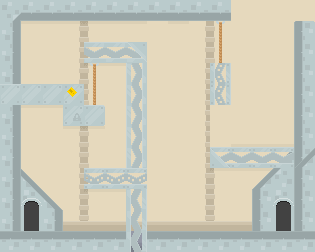

Tiled map render using the project's own tile images. Description and the whole map definition, tile-layer contents included, below:
An orthogonal 15x12 tile map with 21x21 px tiles, 5 tile layers (farground, background, interactive, platform, ...) and 21 objects (exit, begin, switch, enemyStop1, enemyBegin, ...).

<map version="1.0" orientation="orthogonal" renderorder="right-down" width="15" height="12" tilewidth="21" tileheight="21" nextobjectid="33">
 <tileset firstgid="1" name="pixel" tilewidth="21" tileheight="21" spacing="2" margin="2" tilecount="900" columns="30">
  <image source="../images/pixel.png" width="692" height="692" />
 </tileset>
 <layer name="farground" width="15" height="12">
  <data encoding="csv">
695,695,695,693,691,695,695,695,695,696,691,692,692,692,692,
695,722,722,723,721,722,722,692,722,693,691,692,692,692,692,
695,692,692,693,691,692,692,692,692,693,691,692,692,692,692,
695,692,692,693,721,722,692,692,692,693,692,692,692,692,692,
695,695,695,693,691,692,692,692,692,693,692,692,692,692,692,
695,722,722,693,691,692,692,692,692,693,692,692,692,692,692,
695,692,692,723,721,692,692,692,692,693,692,3221226194,3221226194,3221226194,3221226194,
0,692,692,693,691,692,692,692,692,693,692,692,692,692,725,
0,692,692,693,691,692,692,692,692,693,721,722,722,695,725,
725,692,692,693,721,722,692,692,692,693,691,692,0,695,725,
725,755,695,753,751,752,752,752,752,753,751,752,755,756,725,
755,755,755,755,755,755,755,755,755,755,755,755,755,755,755
</data>
 </layer>
 <layer name="background" width="15" height="12">
  <data encoding="csv">
0,0,0,0,0,0,0,0,0,0,0,0,0,0,0,
0,0,0,0,0,0,0,0,0,0,0,0,0,0,0,
0,0,0,0,0,0,0,0,0,0,0,0,0,0,0,
0,0,0,0,0,0,0,0,0,0,0,0,0,0,0,
0,0,0,0,0,0,0,0,0,0,0,0,0,0,0,
0,0,0,0,0,0,0,0,0,0,0,0,0,0,0,
0,0,0,0,0,0,0,0,0,0,0,0,0,0,0,
1073742162,0,0,0,0,0,0,0,0,0,0,0,0,307,304,
338,2684354867,0,0,0,0,0,0,0,0,0,0,307,337,0,
0,338,2684354867,0,0,0,0,0,0,0,0,0,1610613040,333,0,
0,333,2684354864,0,0,0,0,0,0,0,0,0,1610613040,333,0,
0,0,0,0,0,0,0,0,0,0,0,0,0,0,0
</data>
 </layer>
 <layer name="interactive" width="15" height="12">
  <data encoding="csv">
0,0,0,0,0,0,0,0,0,0,0,0,0,0,0,
0,0,0,0,0,0,0,0,0,0,0,0,0,0,0,
0,0,0,0,0,0,0,0,0,0,0,0,0,0,0,
0,0,0,0,0,0,0,0,0,0,0,0,0,0,0,
0,0,0,0,0,0,0,0,0,0,0,0,0,0,0,
0,0,0,0,0,0,0,0,0,0,0,0,0,0,0,
0,0,0,0,0,0,0,0,0,0,0,0,0,0,0,
0,0,0,0,0,0,0,0,0,0,0,0,0,0,0,
0,0,0,0,0,0,0,0,0,0,0,0,0,0,0,
0,137,0,0,0,0,0,0,0,0,0,0,0,137,0,
0,138,0,0,0,0,0,0,0,0,0,0,0,138,0,
0,0,0,0,0,0,0,0,0,0,0,0,0,0,0
</data>
 </layer>
 <layer name="platform" width="15" height="12">
  <data encoding="csv">
3221225809,3221225776,3221225776,3221225776,3221225776,3221225776,3221225776,3221225776,3221225776,3221225776,3221225776,0,0,0,0,
2684354864,0,0,0,0,0,0,0,0,0,0,0,0,0,1610613041,
2684354864,0,0,0,796,796,796,0,0,0,0,0,0,0,1610613040,
2684354864,0,0,0,0,0,1610613532,0,0,0,2684355385,0,0,0,1610613040,
737,766,766,767,0,0,1610613532,0,0,0,2684355385,0,0,0,1610613040,
2684354864,0,0,768,738,0,1610613532,0,0,0,0,0,0,0,1610613040,
2684354864,0,0,0,0,0,1610613532,0,0,0,0,0,0,0,1610613040,
2684354864,0,0,0,0,0,1610613532,0,0,0,795,795,795,795,1610613040,
2684354864,0,0,0,825,825,825,0,0,0,0,0,0,0,1610613040,
2684354864,0,0,0,0,0,2684355356,0,0,0,0,0,0,0,1610613040,
2684354864,0,0,0,0,0,2684355356,0,0,0,0,0,0,0,1610613040,
304,304,304,304,304,304,2684355356,304,304,304,304,304,304,304,304
</data>
 </layer>
 <layer name="foreground" width="15" height="12">
  <data encoding="csv">
0,0,0,0,0,0,0,0,0,0,0,0,0,0,0,
0,0,0,0,0,0,0,0,0,0,349,0,0,0,0,
0,0,0,0,0,0,1610613477,0,0,0,347,0,0,0,0,
0,0,0,0,349,0,0,0,0,0,0,0,0,0,0,
0,0,0,0,347,0,0,0,0,0,0,0,0,0,0,
0,0,0,0,0,0,0,0,0,0,0,0,0,0,0,
0,0,0,0,0,0,0,0,0,0,0,0,0,0,0,
0,0,0,0,0,0,0,0,0,0,2684355301,0,0,0,307,
0,0,0,0,0,0,0,0,0,0,0,0,0,0,0,
0,0,0,0,0,0,0,0,0,0,0,0,0,0,0,
0,0,0,0,0,0,0,0,0,0,0,0,0,0,0,
0,0,0,0,0,0,0,0,0,0,0,0,0,0,0
</data>
 </layer>
 <objectgroup name="evenement">
  <object id="1" name="exit" type="exit" x="273" y="189" width="22.5" height="42" />
  <object id="5" name="begin" type="begin" x="21" y="189" width="20.5" height="40" />
  <object id="10" name="switch" x="147" y="21" width="20.6667" height="19.3333" />
  <object id="12" name="enemyStop1" x="252" y="73.5" width="21" height="19.3333" />
  <object id="13" name="enemyBegin" x="252" y="21" width="21.3333" height="20.3333" />
  <object id="14" name="enemyEnd" x="252" y="126" width="20" height="19.3333" />
 </objectgroup>
 <objectgroup name="lightIntersect">
  <object id="16" x="21" y="0" width="210" height="21" />
  <object id="18" x="0" y="21" width="21" height="63" />
  <object id="20" x="21" y="84" width="63" height="21" />
  <object id="21" x="63" y="105" width="42" height="21" />
  <object id="22" x="0" y="105" width="21" height="126" />
  <object id="23" x="21" y="231" width="105" height="21" />
  <object id="24" x="147" y="231" width="147" height="21" />
  <object id="25" x="294" y="168" width="21" height="63" />
  <object id="26" x="210" y="147" width="84" height="21" />
  <object id="27" x="210" y="63" width="21" height="42" />
  <object id="28" x="294" y="21" width="21" height="126" />
  <object id="29" x="126" y="63" width="21" height="105" />
  <object id="30" x="126" y="189" width="21" height="42" />
  <object id="31" x="84" y="168" width="63" height="21" />
  <object id="32" x="84" y="42" width="63" height="21" />
 </objectgroup>
</map>
